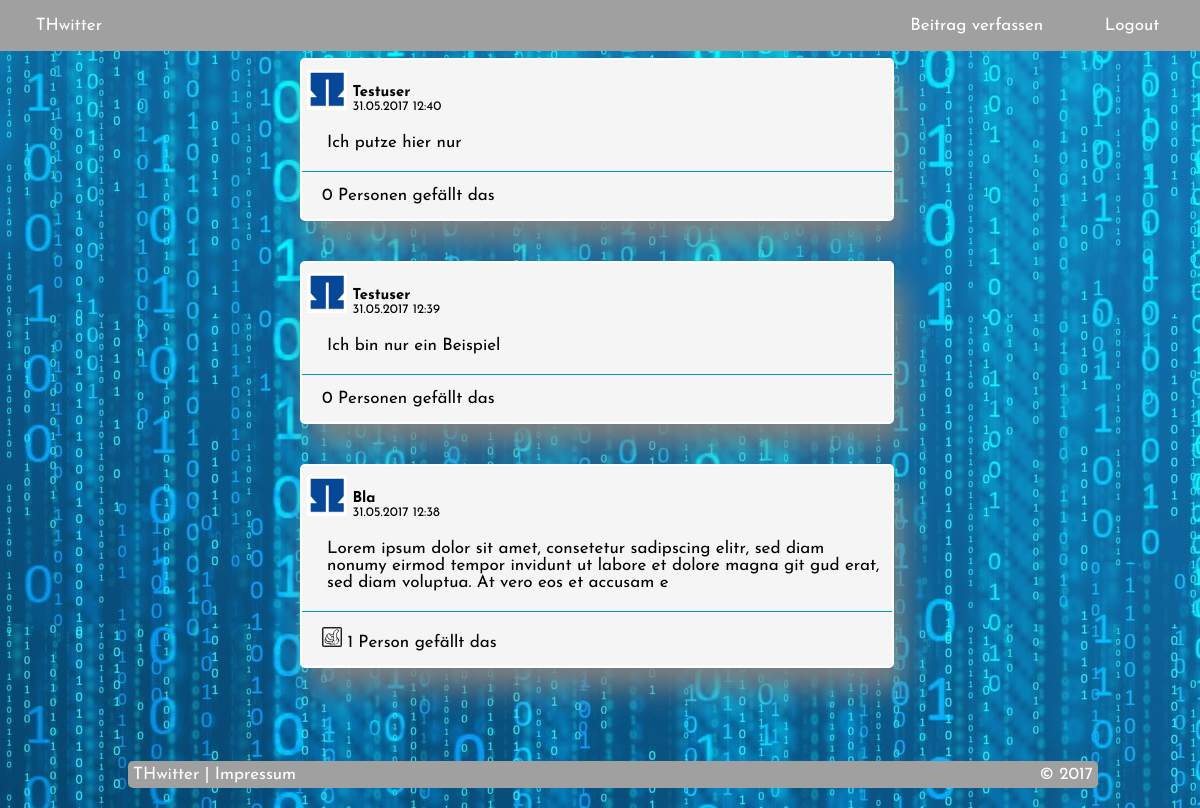
Page /index.php (signed in) on the committed database.
### tables this page shows
CREATE TABLE `posts` (
  `ID` int(11) NOT NULL,
  `User` int(11) NOT NULL,
  `Timestamp` int(20) NOT NULL,
  `Text` text NOT NULL
);

CREATE TABLE `users` (
  `ID` int(11) NOT NULL,
  `Username` varchar(50) NOT NULL,
  `Password` varchar(128) NOT NULL,
  `Mail` varchar(200) NOT NULL,
  `Image` varchar(100) NOT NULL DEFAULT 'logo.jpg'
);

### index.php (called while the page is built, shortened)
<?php
require 'php/database.req.php';
require 'php/functions.req.php';
$db = new DatabaseWrapper();
$posts = $db->getPosts();
include 'html/home.php';
?>

### php/database.req.php (called while the page is built, shortened)
<?php
class DatabaseWrapper {
	private $dbo;
	function __construct() {
		try {
			$this->dbo = new PDO('mysql:host=localhost;dbname=thwitter', 'root', '');
		} catch (Exception $e) {
			echo "Konnte keine Verbindung zur Datenbank herstellen!";
			exit();
		}
	}
	public function getPosts() {
		$prepString = '
			SELECT p.ID AS PID, u.ID AS UID, u.Username AS User, u.Image AS Image, p.Timestamp as Timestamp, p.Text as Text
			FROM posts p
				INNER JOIN users u
					ON p.User = u.ID
			ORDER BY p.Timestamp DESC';
		$stmt = $this->dbo->prepare($prepString);
		$stmt->execute();
		return $stmt->fetchAll();
	}
	public function getLikes($postId) {
		$stmt = $this->dbo->prepare('SELECT COUNT(*) AS Likes FROM likes WHERE Post = :post');
		$stmt->bindParam(':post', $postId);
		$stmt->execute();
		return $stmt->fetch()['Likes'];
	}
	public function isLiked($userId, $postId) {
		$stmt = $this->dbo->prepare('SELECT COUNT(*) AS Liked FROM likes WHERE Post = :post AND User = :user');
		$stmt->bindParam(':post', $postId);
		$stmt->bindParam(':user', $userId);
		$stmt->execute();
		return $stmt->fetch()['Liked'];
	}
}
?>

### html/post.php (the view)
<section id="post<?php echo $pid; ?>" class="post bg">
  <figure>
	<img width="40" height="40" src="img/<?php echo $img; ?>" alt="<?php echo $user; ?>">
	<figcaption>
	  <h5><?php echo $user; ?></h5>
	  <?php echo $time ?>
    </figcaption>
  </figure>
  <article>
	<?php echo $text; ?>
  </article>
  <section class="postinfo">
	<?php echo $likestring; ?>
  </section>
</section>

### html/home.php (shortened to what this page needs)
<!DOCTYPE html>
<html>
  <head>
	<link rel="stylesheet" type="text/css" href="css/style.css">
	<link rel="stylesheet" type="text/css" href="css/home.css">
	<link rel="stylesheet" type="text/css" href="css/scheme.css">
  </head>
  <body>
	<nav>
		<ul>
			<li class="left">
				<a href="index.php">THwitter</a>
			</li>
			<li class="right">
				<a href="logout.php">Logout</a>
			</li>
			<li class="right">
				<a href="javascript:showModal();">Beitrag verfassen</a>
			</li>
		</ul>
	</nav>
	<main>
		<section id="home">
		  <?php
				foreach($posts as $post) {
					displayPost($post);
				}
			?>
		</section>
	</main>
	<footer>
		<span class="left">THwitter | <a href="#">Impressum</a></span>
		<span class="right">&copy; 2017</span>
	</footer>
  </body>
</html>

### php/functions.req.php (shortened to what this page needs)
<?php
function ses_getId() {
	return $_SESSION['id'];
}
function displayPost($post) {
	global $db;
	$sid = ses_getId();
	$uid = $post['UID'];
	$pid = $post['PID'];
	$user = $post['User'];
	$text = $post['Text'];
	$img = $post['Image'];
	$likes = $db->getLikes($pid);
	$time = date("d.m.Y h:i", $post['Timestamp']);
	$is_own = ($uid == $sid);
	$is_liked = $db->isLiked($sid, $pid);
	$likestring = "";
	if(!$is_own) {
		$likestring = ($is_liked)?
			"<img onclick=\"likeClick($pid);\" width=\"20\" height=\"20\" src=\"img/unlike.png\" alt=\"Gef&auml;llt mir nicht mehr\" value=\"Gef&auml;llt mir nicht mehr\"> ":
			"<img onclick=\"likeClick($pid);\" width=\"20\" height=\"20\" src=\"img/like.png\" alt=\"Gef&auml;llt mir\" value=\"Gef&auml;llt mir\"> ";
	}
	$likestring .= $likes." Person";
	if($likes != 1) {
		$likestring .= "en";
	}
	$likestring .= " gef&auml;llt das";
	include 'html/post.php';
}
?>

### css/style.css (style rules this page uses)
* { font-family: Josefin Sans; font-size: 17px; }
html, body { height: 100%; overflow: hidden; }
main { display: flex; flex-flow: row wrap; height: calc(100% - 128px); overflow-x: hidden; overflow-y: auto; margin-top: 50px; border-radius: 5px; }
nav { position: absolute; top: 0px; left: -5px; width: calc(100% + 5px); }
nav ul { margin: 0; padding: 0px 10px; overflow: hidden; list-style-type: none; }
nav ul li { display: block; min-width: 50px; margin: 5px; padding: 10px 2%; border: 2px solid white; text-align: center; }
nav ul li a { text-decoration: none; }
footer { position: absolute; bottom: 20px; width: 80%; margin: 0px 10%; padding: 5px; border-radius: 5px; }
footer a { cursor: pointer; text-decoration: none; }
.left { float: left; }
.right { float: right; }

### css/home.css (style rules this page uses)
#home { height: 100%; max-width: 600px; margin: 0px auto; }
.post { width: calc(100% - 20px); margin-bottom: 40px; padding: 5px; border: 2px solid white; border-radius: 5px; box-shadow: 10px 20px 30px grey; }
.post > article { padding-left: 20px; }
figure { margin-top: -5px; margin-bottom: 20px; margin-left: 0px; }
figure > * { display: inline-block; font-size: 13px; }
figure img { margin: 0px; }
figure h5 { font-size: 15px; margin-bottom: 0px; }
.postinfo { width: calc(100% - 10px); margin-top: 20px; margin-bottom: 10px; margin-left: -5px; padding-top: 15px; padding-left: 20px; border-top: 1px solid white; }

### css/scheme.css (style rules this page uses)
body { background-color: white; background-image: url('../img/background.jpg'); }
nav { background-color: #A0A0A0; }
nav ul li { border-color: #A0A0A0; }
nav ul li a { color: white; }
footer { color: white; background-color: #A0A0A0; }
footer a { color: white; }
.bg { background-color: #F5F5F5 }
.postinfo { border-color: #009AB2; }

### rows in the picture
posts: User.Image (picture), User.Username "Testuser", Timestamp "31.05.2017 12:40", Text "Ich putze hier nur", likestring "0 Personen gefällt das"
posts: User.Image (picture), User.Username "Testuser", Timestamp "31.05.2017 12:39", Text "Ich bin nur ein Beispiel", likestring "0 Personen gefällt das"
posts: User.Image (picture), User.Username "Bla", Timestamp "31.05.2017 12:38", Text "Lorem ipsum dolor sit amet, consetetur sadipscing elitr, sed diam nonumy eirmod tempor invidunt ut labore et dolore magna git gud erat, sed diam voluptua. At vero eos et accusam e", likestring "1 Person gefällt das"
